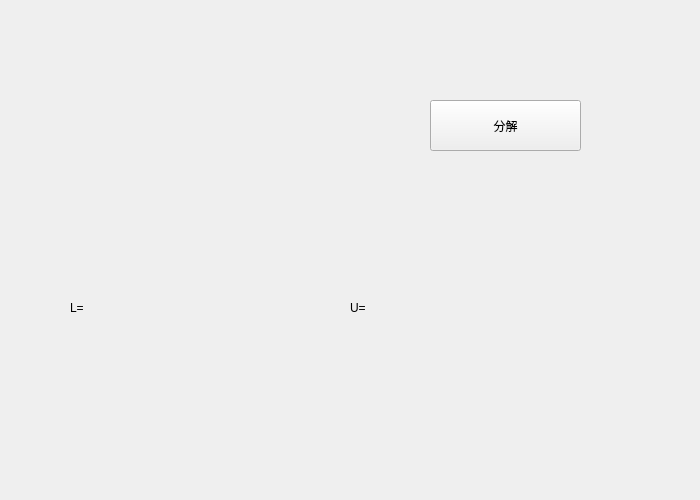
<?xml version="1.0" encoding="UTF-8"?>
<ui version="4.0">
 <class>E3t2</class>
 <widget class="QWidget" name="E3t2">
  <property name="geometry">
   <rect>
    <x>0</x>
    <y>0</y>
    <width>700</width>
    <height>500</height>
   </rect>
  </property>
  <property name="windowTitle">
   <string>Form</string>
  </property>
  <widget class="matWidget" name="widget" native="true">
   <property name="geometry">
    <rect>
     <x>90</x>
     <y>70</y>
     <width>241</width>
     <height>101</height>
    </rect>
   </property>
  </widget>
  <widget class="QLabel" name="label">
   <property name="geometry">
    <rect>
     <x>70</x>
     <y>300</y>
     <width>21</width>
     <height>16</height>
    </rect>
   </property>
   <property name="text">
    <string>L=</string>
   </property>
  </widget>
  <widget class="QLabel" name="label_2">
   <property name="geometry">
    <rect>
     <x>350</x>
     <y>300</y>
     <width>21</width>
     <height>16</height>
    </rect>
   </property>
   <property name="text">
    <string>U=</string>
   </property>
  </widget>
  <widget class="matLabel" name="label_3">
   <property name="geometry">
    <rect>
     <x>100</x>
     <y>230</y>
     <width>231</width>
     <height>161</height>
    </rect>
   </property>
   <property name="text">
    <string/>
   </property>
  </widget>
  <widget class="matLabel" name="label_4">
   <property name="geometry">
    <rect>
     <x>380</x>
     <y>230</y>
     <width>231</width>
     <height>161</height>
    </rect>
   </property>
   <property name="text">
    <string/>
   </property>
  </widget>
  <widget class="QPushButton" name="pushButton">
   <property name="geometry">
    <rect>
     <x>430</x>
     <y>100</y>
     <width>151</width>
     <height>51</height>
    </rect>
   </property>
   <property name="text">
    <string>分解</string>
   </property>
  </widget>
 </widget>
 <customwidgets>
  <customwidget>
   <class>matWidget</class>
   <extends>QWidget</extends>
   <header>matwidget.h</header>
   <container>1</container>
  </customwidget>
  <customwidget>
   <class>matLabel</class>
   <extends>QLabel</extends>
   <header>matlabel.h</header>
  </customwidget>
 </customwidgets>
 <resources/>
 <connections/>
</ui>
